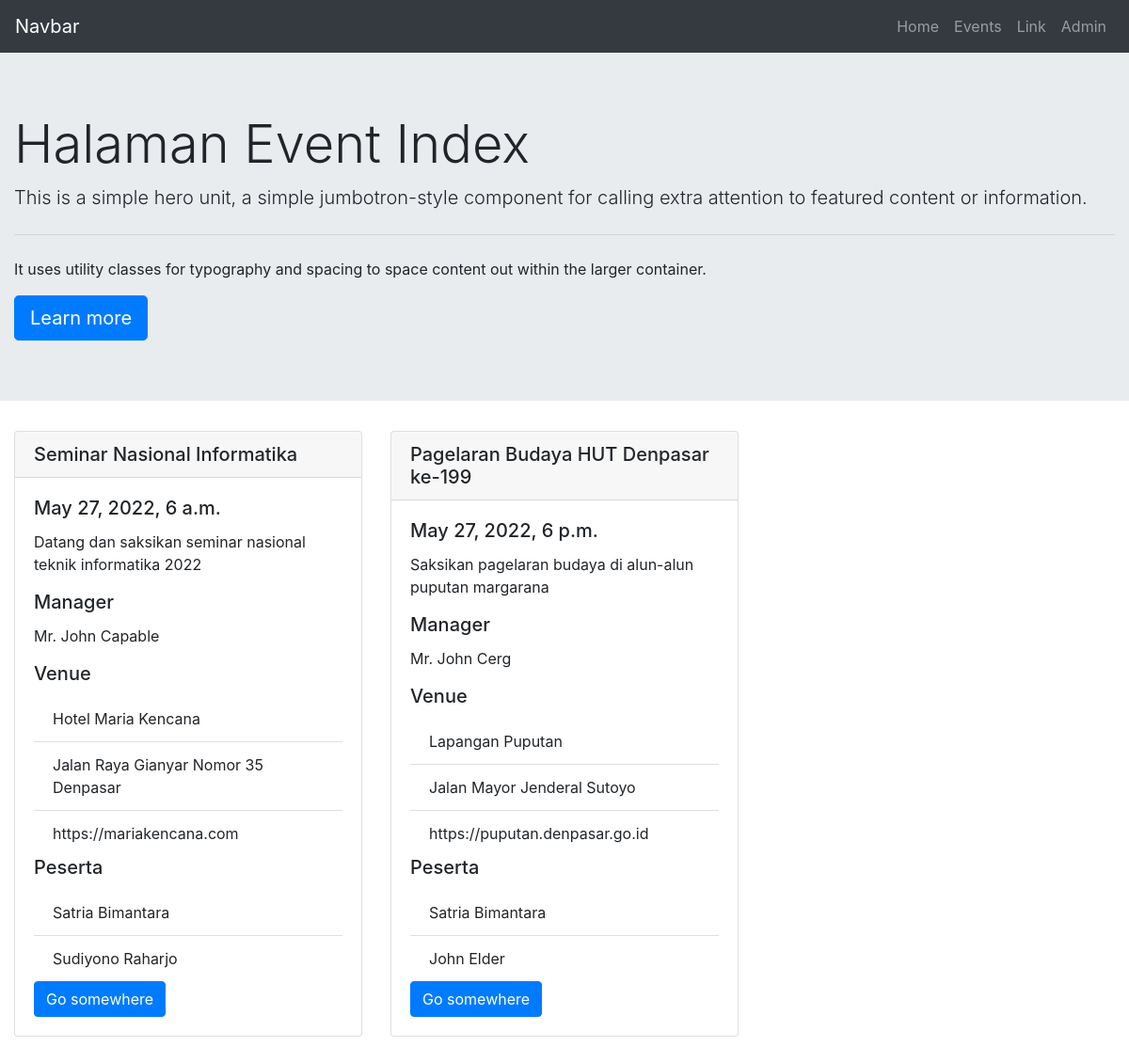
Screenshot of /events/ with the database file from the repository.
### events/models.py (models this page shows, shortened)
class Event(models.Model):
    name = models.CharField('Event Name', max_length=120)
    event_date = models.DateTimeField('Event Date')
    venue = models.ForeignKey(
        Venue, blank=True, null=True, on_delete=models.CASCADE)
    description = models.TextField(blank=True)
    manager = models.CharField(max_length=160)
    attendees = models.ManyToManyField(MyClubUser, blank=True, )

class Venue(models.Model):
    name = models.CharField('Venue Name', max_length=120)
    address = models.CharField(max_length=300)
    zip_code = models.CharField('Zip Code', max_length=15)
    phone = models.CharField('Contact Phone', max_length=13)
    web = models.URLField('Website Address')
    email_address = models.EmailField('Email Address')

class MyClubUser(models.Model):
    first_name = models.CharField(max_length=30)
    last_name = models.CharField(max_length=30)
    email = models.EmailField('User Email')

### events/views.py (the view)
# urls.py: path('', IndexView.as_view(), name='index'),
class IndexView(View):
    template_name = 'events/index.html'
    context = {
        'title_page': 'Home Event',
        'subtitle_page': 'Halaman Event Index'
    }
    def get(self, request, **params):
        event_list = Event.objects.all()
        self.context['event_list'] = event_list
        return render(request, self.template_name, self.context)

### events/templates/events/index.html
{% extends 'base.html' %}
{% block additional_navbar %}
<li class="nav-item">
    <a class="nav-link" href="#">Link</a>
</li>
{% endblock additional_navbar %}
{% block content %}
<div class="row">
    {% for event in event_list %}
    <div class="col-lg-4">
        <div class="card">
            <h5 class="card-header">{{event.name}}</h5>
            <div class="card-body">
                <h5 class="card-title">{{event.event_date}}</h5>
                <p class="card-text">{{event.description}}</p>
                <h5 class="card-title">Manager</h5>
                <p class="card-text">{{event.manager}}</p>
                <h5 class="card-title">Venue</h5>
                <ul class="list-group list-group-flush">
                    <li class="list-group-item">{{event.venue.name}}</li>
                    <li class="list-group-item">{{event.venue.address}}</li>
                    <li class="list-group-item">{{event.venue.web}}</li>
                </ul>
                <h5 class="card-title">Peserta</h5>
                <ul class="list-group list-group-flush">
                    {% for user in event.attendees.all %}
                    <li class="list-group-item">{{user.first_name}} {{user.last_name}}</li>
                    {% endfor %}
                </ul>
                <a href="#" class="btn btn-primary">Go somewhere</a>
            </div>
        </div>
    </div>
    {% endfor %}
</div>
{% endblock content %}

### templates/base.html (shortened to what this page needs)
{% load static %}
<!DOCTYPE html>
<html lang="en">
    <head>
        {% include 'snippets/styles.html' %}
    </head>
    <body>
        <header>
            <nav class="navbar navbar-expand-lg navbar-dark bg-dark">
                <a class="navbar-brand" href="#">Navbar</a>
                <div class="collapse navbar-collapse" id="navbarSupportedContent">
                    <ul class="navbar-nav ml-auto">
                        <li class="nav-item">
                            <a class="nav-link" href="{% url 'index' %}">Home</a>
                        </li>
                        <li class="nav-item">
                            <a class="nav-link" href="{% url 'events:index' %}">Events</a>
                        </li>
                        {% block additional_navbar %}
                        {% endblock additional_navbar %}
                        <li class="nav-item">
                            <a class="nav-link" href="{% url 'admin:index' %}">Admin</a>
                        </li>
                    </ul>
                </div>
            </nav>
            <div class="jumbotron jumbotron-fluid">
                <div class="container-fluid" id="home_container">
                    {% block jumbotron_header %}
                    <h1 class="display-4">{{subtitle_page}}</h1>
                    <p class="lead">This is a simple hero unit, a simple jumbotron-style component for calling extra
                        attention to featured content or information.</p>
                    <hr class="my-4">
                    <p>It uses utility classes for typography and spacing to space content out within the larger
                        container.</p>
                    <a class="btn btn-primary btn-lg" href="#" role="button">Learn more</a>
                    {% endblock jumbotron_header %}
                </div>
            </div>
        </header>
        <main id="main">
            <div class="container-fluid mb-5">
                {% block content %}
                {% endblock content %}
            </div>
        </main>
    </body>
</html>

### templates/snippets/styles.html
{% load static %}
<link rel="stylesheet" href="{% static 'vendor/bootstrap/bootstrap.css' %}">
<link rel="stylesheet" href="{% static 'css/style.css' %}">

### templates/snippets/scripts.html (shortened to what this page needs)
{% load static %}

### rows the page displays
Event: name "Seminar Nasional Informatika", event_date "May 27, 2022, 6 a.m.", description "Datang dan saksikan seminar nasional teknik informatika 2022", manager "Mr. John Capable", venue.name "Hotel Maria Kencana", venue.address "Jalan Raya Gianyar Nomor 35 Denpasar", venue.web "https://mariakencana.com"
MyClubUser: first_name "Satria", last_name "Bimantara"
MyClubUser: first_name "Sudiyono", last_name "Raharjo"
Event: name "Pagelaran Budaya HUT Denpasar ke-199", event_date "May 27, 2022, 6 p.m.", description "Saksikan pagelaran budaya di alun-alun puputan margarana", manager "Mr. John Cerg", venue.name "Lapangan Puputan", venue.address "Jalan Mayor Jenderal Sutoyo", venue.web "https://puputan.denpasar.go.id"
MyClubUser: first_name "John", last_name "Elder"

### other values shown
{{ subtitle_page }} "Halaman Event Index"
